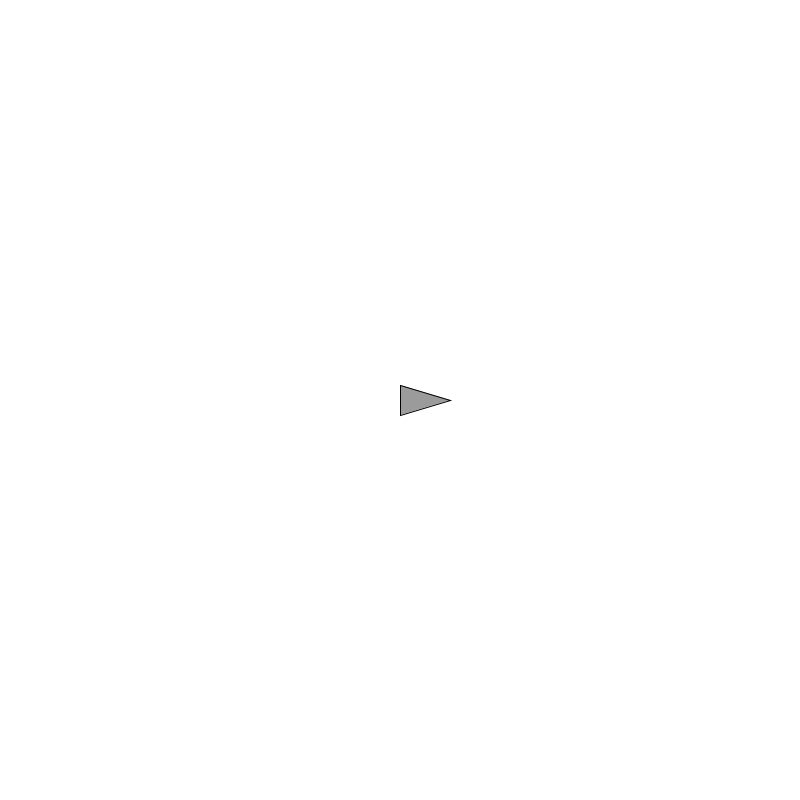
Frame 1 (no input)
Frame 60 (the mouse pressed at the canvas centre just before this capture): identical to frame 1, image omitted
Frame 120 (the mouse held since frame 60 and released just before this capture): identical to frame 1, image omitted

The Processing sketch that drew this single still picture (run headless with seeded random() and noise(); from frame 60 on, the mouse is pressed at the canvas centre):

// Processing sketch: Asteroids
// ── Asteroids.pde
PVector dir, loc;
float angle, aVel, v;

void setup() {
    size(800, 800);
    
    loc = new PVector(width/2, height/2);
    dir = new PVector(0, v);
    angle = 0;
    aVel = 0.1;
    v = 25;
}

void draw() {
    background(255);
    pushMatrix();
    translate(loc.x, loc.y);
    rotate(angle);
    fill(155);
    // rect(0, 0, 50, 50);
    triangle(0, 15, 50, 0, 0, -15);
    popMatrix();
}

void keyPressed(){
    if (keyCode == UP) {
        loc.add(dir);
    } else if (keyCode == RIGHT) {
        angle += aVel;
        dir.x = v * cos(angle);
        dir.y = v * sin(angle);
    } else if (keyCode == LEFT) {
        angle -= aVel;
        dir.x = v * cos(angle);
        dir.y = v * sin(angle);
    }
}
